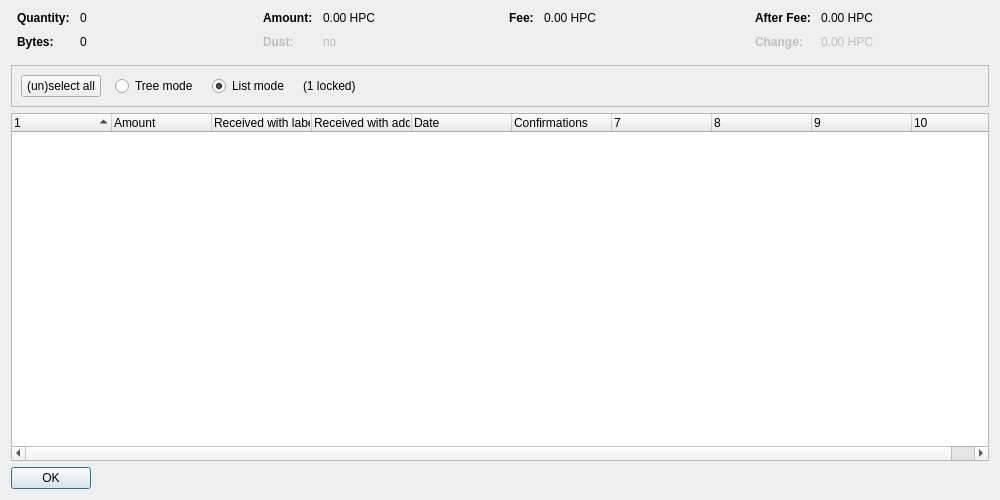
<?xml version="1.0" encoding="UTF-8"?>
<ui version="4.0">
 <class>CoinControlDialog</class>
 <widget class="QDialog" name="CoinControlDialog">
  <property name="geometry">
   <rect>
    <x>0</x>
    <y>0</y>
    <width>1000</width>
    <height>500</height>
   </rect>
  </property>
  <property name="windowTitle">
   <string>Coin Selection</string>
  </property>
  <layout class="QVBoxLayout" name="verticalLayout">
   <item>
    <layout class="QHBoxLayout" name="horizontalLayoutTop" stretch="0,0,0,0">
     <property name="topMargin">
      <number>0</number>
     </property>
     <property name="bottomMargin">
      <number>10</number>
     </property>
     <item>
      <layout class="QFormLayout" name="formLayoutCoinControl1">
       <property name="horizontalSpacing">
        <number>10</number>
       </property>
       <property name="verticalSpacing">
        <number>10</number>
       </property>
       <property name="leftMargin">
        <number>6</number>
       </property>
       <property name="rightMargin">
        <number>6</number>
       </property>
       <item row="0" column="0">
        <widget class="QLabel" name="labelCoinControlQuantityText">
         <property name="font">
          <font>
           <weight>75</weight>
           <bold>true</bold>
          </font>
         </property>
         <property name="text">
          <string>Quantity:</string>
         </property>
        </widget>
       </item>
       <item row="0" column="1">
        <widget class="QLabel" name="labelCoinControlQuantity">
         <property name="cursor">
          <cursorShape>IBeamCursor</cursorShape>
         </property>
         <property name="contextMenuPolicy">
          <enum>Qt::ActionsContextMenu</enum>
         </property>
         <property name="text">
          <string notr="true">0</string>
         </property>
         <property name="textInteractionFlags">
          <set>Qt::LinksAccessibleByMouse|Qt::TextSelectableByKeyboard|Qt::TextSelectableByMouse</set>
         </property>
        </widget>
       </item>
       <item row="1" column="0">
        <widget class="QLabel" name="labelCoinControlBytesText">
         <property name="font">
          <font>
           <weight>75</weight>
           <bold>true</bold>
          </font>
         </property>
         <property name="text">
          <string>Bytes:</string>
         </property>
        </widget>
       </item>
       <item row="1" column="1">
        <widget class="QLabel" name="labelCoinControlBytes">
         <property name="cursor">
          <cursorShape>IBeamCursor</cursorShape>
         </property>
         <property name="contextMenuPolicy">
          <enum>Qt::ActionsContextMenu</enum>
         </property>
         <property name="text">
          <string notr="true">0</string>
         </property>
         <property name="textInteractionFlags">
          <set>Qt::LinksAccessibleByMouse|Qt::TextSelectableByKeyboard|Qt::TextSelectableByMouse</set>
         </property>
        </widget>
       </item>
      </layout>
     </item>
     <item>
      <layout class="QFormLayout" name="formLayoutCoinControl2">
       <property name="horizontalSpacing">
        <number>10</number>
       </property>
       <property name="verticalSpacing">
        <number>10</number>
       </property>
       <property name="leftMargin">
        <number>6</number>
       </property>
       <property name="rightMargin">
        <number>6</number>
       </property>
       <item row="0" column="0">
        <widget class="QLabel" name="labelCoinControlAmountText">
         <property name="font">
          <font>
           <weight>75</weight>
           <bold>true</bold>
          </font>
         </property>
         <property name="text">
          <string>Amount:</string>
         </property>
        </widget>
       </item>
       <item row="0" column="1">
        <widget class="QLabel" name="labelCoinControlAmount">
         <property name="cursor">
          <cursorShape>IBeamCursor</cursorShape>
         </property>
         <property name="contextMenuPolicy">
          <enum>Qt::ActionsContextMenu</enum>
         </property>
         <property name="text">
          <string notr="true">0.00 HPC</string>
         </property>
         <property name="textInteractionFlags">
          <set>Qt::LinksAccessibleByMouse|Qt::TextSelectableByKeyboard|Qt::TextSelectableByMouse</set>
         </property>
        </widget>
       </item>
       <item row="1" column="0">
        <widget class="QLabel" name="labelCoinControlLowOutputText">
         <property name="enabled">
          <bool>false</bool>
         </property>
         <property name="font">
          <font>
           <weight>75</weight>
           <bold>true</bold>
          </font>
         </property>
         <property name="text">
          <string>Dust:</string>
         </property>
        </widget>
       </item>
       <item row="1" column="1">
        <widget class="QLabel" name="labelCoinControlLowOutput">
         <property name="enabled">
          <bool>false</bool>
         </property>
         <property name="cursor">
          <cursorShape>IBeamCursor</cursorShape>
         </property>
         <property name="contextMenuPolicy">
          <enum>Qt::ActionsContextMenu</enum>
         </property>
         <property name="text">
          <string notr="true">no</string>
         </property>
         <property name="textInteractionFlags">
          <set>Qt::LinksAccessibleByMouse|Qt::TextSelectableByKeyboard|Qt::TextSelectableByMouse</set>
         </property>
        </widget>
       </item>
      </layout>
     </item>
     <item>
      <layout class="QFormLayout" name="formLayoutCoinControl3">
       <property name="horizontalSpacing">
        <number>10</number>
       </property>
       <property name="verticalSpacing">
        <number>10</number>
       </property>
       <property name="leftMargin">
        <number>6</number>
       </property>
       <property name="rightMargin">
        <number>6</number>
       </property>
       <item row="0" column="0">
        <widget class="QLabel" name="labelCoinControlFeeText">
         <property name="font">
          <font>
           <weight>75</weight>
           <bold>true</bold>
          </font>
         </property>
         <property name="text">
          <string>Fee:</string>
         </property>
        </widget>
       </item>
       <item row="0" column="1">
        <widget class="QLabel" name="labelCoinControlFee">
         <property name="cursor">
          <cursorShape>IBeamCursor</cursorShape>
         </property>
         <property name="contextMenuPolicy">
          <enum>Qt::ActionsContextMenu</enum>
         </property>
         <property name="text">
          <string notr="true">0.00 HPC</string>
         </property>
         <property name="textInteractionFlags">
          <set>Qt::LinksAccessibleByMouse|Qt::TextSelectableByKeyboard|Qt::TextSelectableByMouse</set>
         </property>
        </widget>
       </item>
      </layout>
     </item>
     <item>
      <layout class="QFormLayout" name="formLayoutCoinControl4">
       <property name="horizontalSpacing">
        <number>10</number>
       </property>
       <property name="verticalSpacing">
        <number>10</number>
       </property>
       <property name="leftMargin">
        <number>6</number>
       </property>
       <property name="rightMargin">
        <number>6</number>
       </property>
       <item row="0" column="0">
        <widget class="QLabel" name="labelCoinControlAfterFeeText">
         <property name="font">
          <font>
           <weight>75</weight>
           <bold>true</bold>
          </font>
         </property>
         <property name="text">
          <string>After Fee:</string>
         </property>
        </widget>
       </item>
       <item row="0" column="1">
        <widget class="QLabel" name="labelCoinControlAfterFee">
         <property name="cursor">
          <cursorShape>IBeamCursor</cursorShape>
         </property>
         <property name="contextMenuPolicy">
          <enum>Qt::ActionsContextMenu</enum>
         </property>
         <property name="text">
          <string notr="true">0.00 HPC</string>
         </property>
         <property name="textInteractionFlags">
          <set>Qt::LinksAccessibleByMouse|Qt::TextSelectableByKeyboard|Qt::TextSelectableByMouse</set>
         </property>
        </widget>
       </item>
       <item row="1" column="0">
        <widget class="QLabel" name="labelCoinControlChangeText">
         <property name="enabled">
          <bool>false</bool>
         </property>
         <property name="font">
          <font>
           <weight>75</weight>
           <bold>true</bold>
          </font>
         </property>
         <property name="text">
          <string>Change:</string>
         </property>
        </widget>
       </item>
       <item row="1" column="1">
        <widget class="QLabel" name="labelCoinControlChange">
         <property name="enabled">
          <bool>false</bool>
         </property>
         <property name="cursor">
          <cursorShape>IBeamCursor</cursorShape>
         </property>
         <property name="contextMenuPolicy">
          <enum>Qt::ActionsContextMenu</enum>
         </property>
         <property name="text">
          <string notr="true">0.00 HPC</string>
         </property>
         <property name="textInteractionFlags">
          <set>Qt::LinksAccessibleByMouse|Qt::TextSelectableByKeyboard|Qt::TextSelectableByMouse</set>
         </property>
        </widget>
       </item>
      </layout>
     </item>
    </layout>
   </item>
   <item>
    <widget class="QFrame" name="frame">
     <property name="minimumSize">
      <size>
       <width>0</width>
       <height>40</height>
      </size>
     </property>
     <property name="frameShape">
      <enum>QFrame::StyledPanel</enum>
     </property>
     <property name="frameShadow">
      <enum>QFrame::Sunken</enum>
     </property>
     <layout class="QHBoxLayout" name="horizontalLayout">
      <item>
       <layout class="QHBoxLayout" name="horizontalLayoutPanel" stretch="0,0,0,0,0">
        <property name="spacing">
         <number>14</number>
        </property>
        <item>
         <widget class="QPushButton" name="pushButtonSelectAll">
          <property name="sizePolicy">
           <sizepolicy hsizetype="Maximum" vsizetype="Fixed">
            <horstretch>0</horstretch>
            <verstretch>0</verstretch>
           </sizepolicy>
          </property>
          <property name="text">
           <string>(un)select all</string>
          </property>
          <property name="autoDefault">
           <bool>false</bool>
          </property>
         </widget>
        </item>
        <item>
         <widget class="QRadioButton" name="radioTreeMode">
          <property name="sizePolicy">
           <sizepolicy hsizetype="Maximum" vsizetype="Fixed">
            <horstretch>0</horstretch>
            <verstretch>0</verstretch>
           </sizepolicy>
          </property>
          <property name="text">
           <string>Tree mode</string>
          </property>
         </widget>
        </item>
        <item>
         <widget class="QRadioButton" name="radioListMode">
          <property name="sizePolicy">
           <sizepolicy hsizetype="Maximum" vsizetype="Fixed">
            <horstretch>0</horstretch>
            <verstretch>0</verstretch>
           </sizepolicy>
          </property>
          <property name="text">
           <string>List mode</string>
          </property>
          <property name="checked">
           <bool>true</bool>
          </property>
         </widget>
        </item>
        <item>
         <widget class="QLabel" name="labelLocked">
          <property name="text">
           <string notr="true">(1 locked)</string>
          </property>
         </widget>
        </item>
        <item>
         <spacer name="horizontalSpacer">
          <property name="orientation">
           <enum>Qt::Horizontal</enum>
          </property>
          <property name="sizeHint" stdset="0">
           <size>
            <width>40</width>
            <height>20</height>
           </size>
          </property>
         </spacer>
        </item>
       </layout>
      </item>
     </layout>
    </widget>
   </item>
   <item>
    <widget class="CoinControlTreeWidget" name="treeWidget">
     <property name="contextMenuPolicy">
      <enum>Qt::CustomContextMenu</enum>
     </property>
     <property name="sortingEnabled">
      <bool>false</bool>
     </property>
     <property name="columnCount">
      <number>10</number>
     </property>
     <attribute name="headerShowSortIndicator" stdset="0">
      <bool>true</bool>
     </attribute>
     <attribute name="headerStretchLastSection">
      <bool>false</bool>
     </attribute>
     <column>
      <property name="text">
       <string/>
      </property>
     </column>
     <column>
      <property name="text">
       <string>Amount</string>
      </property>
     </column>
     <column>
      <property name="text">
       <string>Received with label</string>
      </property>
     </column>
     <column>
      <property name="text">
       <string>Received with address</string>
      </property>
     </column>
     <column>
      <property name="text">
       <string>Date</string>
      </property>
     </column>
     <column>
      <property name="text">
       <string>Confirmations</string>
      </property>
      <property name="toolTip">
       <string>Confirmed</string>
      </property>
     </column>
     <column>
      <property name="text">
       <string/>
      </property>
     </column>
     <column>
      <property name="text">
       <string/>
      </property>
     </column>
     <column>
      <property name="text">
       <string/>
      </property>
     </column>
     <column>
      <property name="text">
       <string/>
      </property>
     </column>
    </widget>
   </item>
   <item>
    <widget class="QDialogButtonBox" name="buttonBox">
     <property name="sizePolicy">
      <sizepolicy hsizetype="Maximum" vsizetype="Fixed">
       <horstretch>0</horstretch>
       <verstretch>0</verstretch>
      </sizepolicy>
     </property>
     <property name="orientation">
      <enum>Qt::Horizontal</enum>
     </property>
     <property name="standardButtons">
      <set>QDialogButtonBox::Ok</set>
     </property>
    </widget>
   </item>
  </layout>
 </widget>
 <customwidgets>
  <customwidget>
   <class>CoinControlTreeWidget</class>
   <extends>QTreeWidget</extends>
   <header>qt/coincontroltreewidget.h</header>
  </customwidget>
 </customwidgets>
 <resources/>
 <connections/>
</ui>
